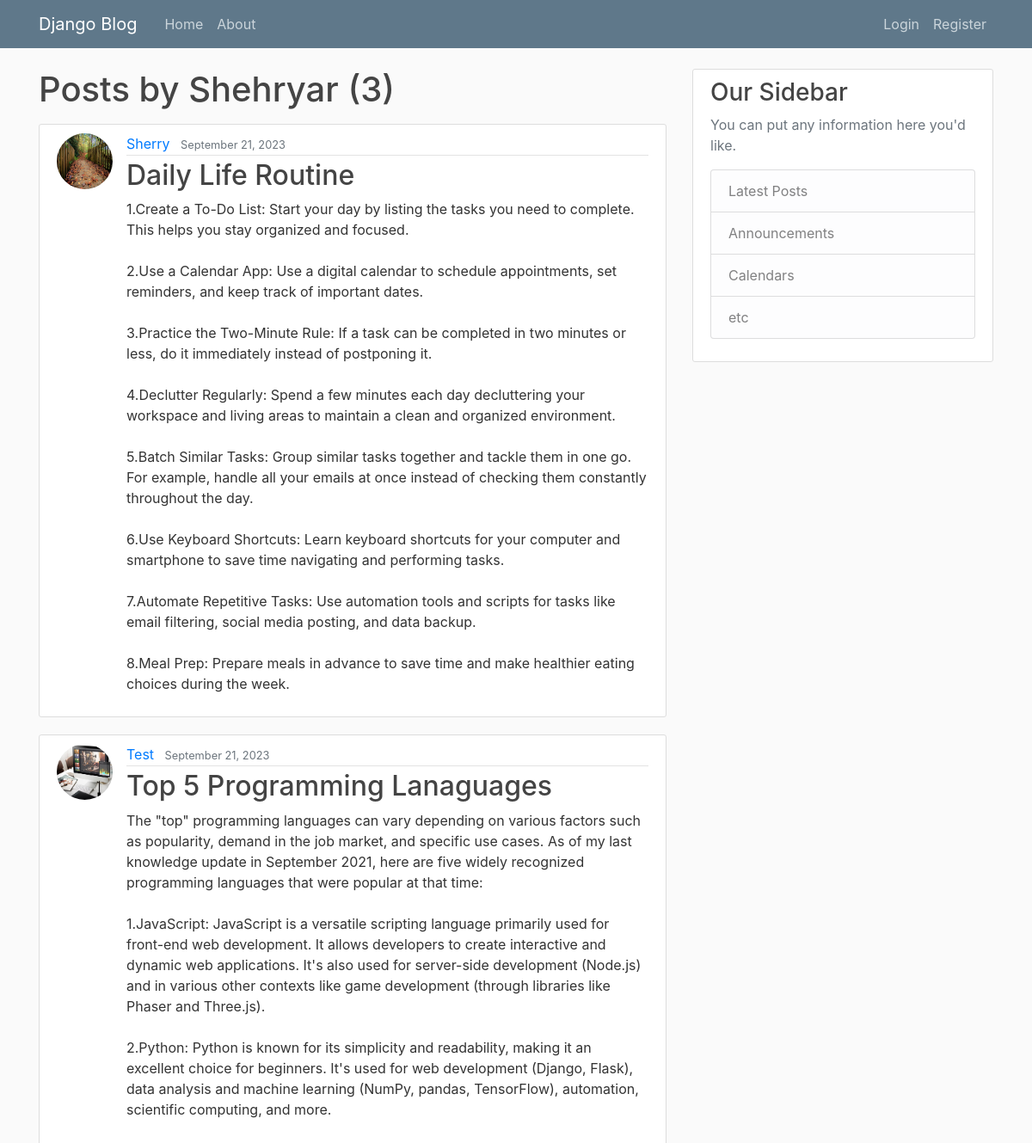
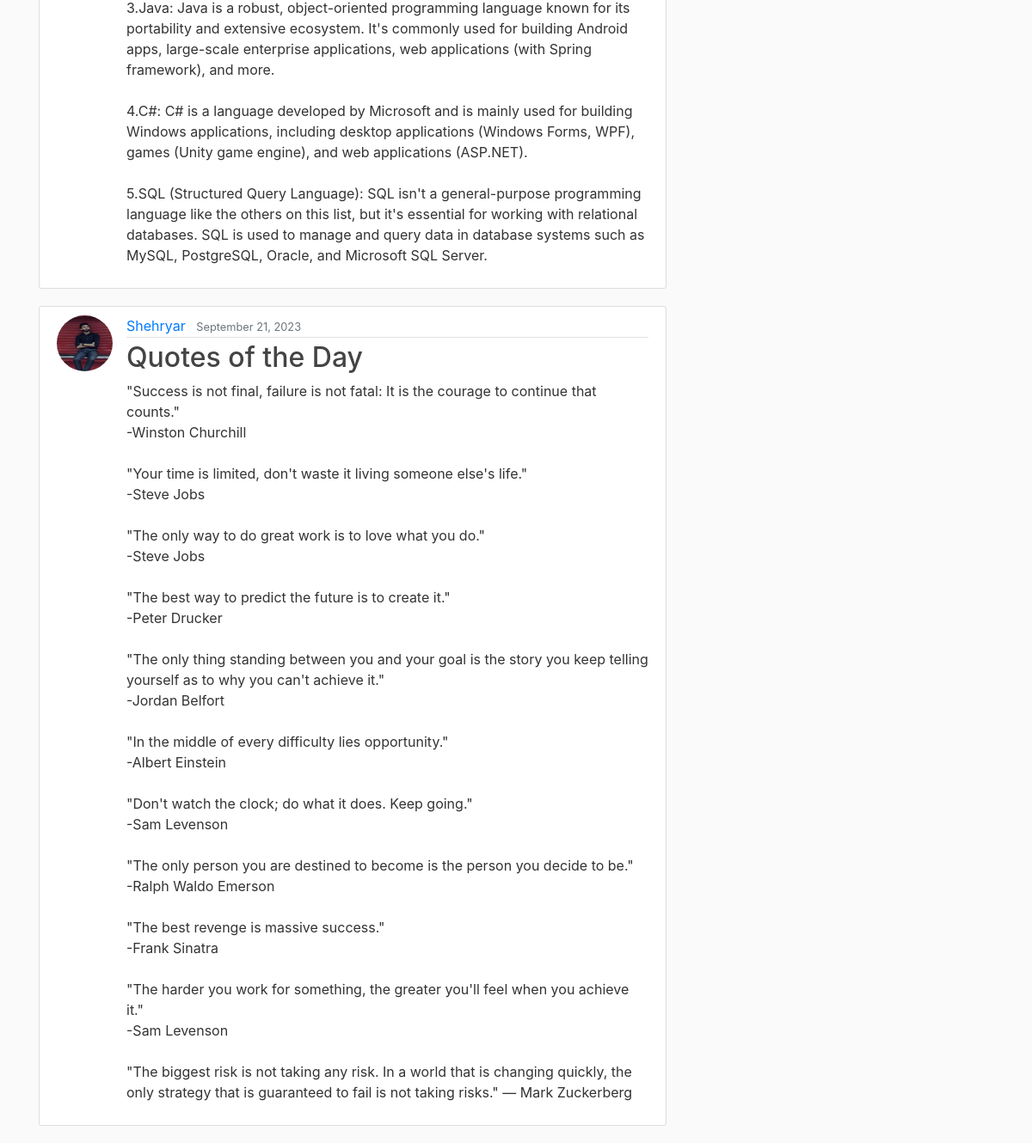
/user/Shehryar, run on the app's committed database (2 pictures, top to bottom).
### About/models.py (models this page shows, shortened)
class posts(models.Model):
    title= models.CharField(max_length=100)
    content= models.TextField()
    date_posted= models.DateTimeField(default=timezone.now)
    author= models.ForeignKey(User, on_delete=models.CASCADE)

### users/models.py (models this page shows, shortened)
class Profile(models.Model):
    user = models.OneToOneField(User , on_delete=models.CASCADE )
    image = models.ImageField(default='default.jpg', upload_to='profile_pics')

### About/views.py (the view)
# urls.py: path('user/<str:username>', UserPostListView.as_view(), name='users-posts'),
class UserPostListView(ListView):
    model = posts
    template_name = 'About/users_posts.html'
    context_object_name = 'posts'
    paginate_by = 5

### About/templates/About/users_posts.html (shortened to what this page needs)
{% extends "About/base.html" %}
   {% block content %}
       <h1 class="mb-3"> Posts by {{ view.kwargs.username }} ({{ page_obj.paginator.count }}) </h1>
   {% for post in posts %}
      <article class="media content-section">
      <img class="rounded-circle article-img" src="{{ post.author.profile.image.url }}">
      <div class="media-body">
      <div class="article-metadata">
      <a class="mr-2" href="{% url 'users-posts' post.author.username %}">{{ post.author }}</a>
      <small class="text-muted">{{ post.date_posted|date:"F d, Y" }}</small>
      </div>
      <h2><a class="article-title" href="{% url 'post-detail' post.id %} ">{{ post.title }}</a></h2>
      <p class="article-content">{{ post.content }}</p>
      </div>
      </article>
   {% endfor %}
   {% endblock content %}

### About/static/about/main.css (style rules this page uses)
body { background: #fafafa; color: #333333; margin-top: 5rem; }
h1, h2, h3, h4, h5, h6 { color: #444444; }
.content-section { background: #ffffff; padding: 10px 20px; border: 1px solid #dddddd; border-radius: 3px; margin-bottom: 20px; }
.article-title { color: #444444; }
.article-content { white-space: pre-line; }
.article-img { height: 65px; width: 65px; margin-right: 16px; }
.article-metadata { padding-bottom: 1px; margin-bottom: 4px; border-bottom: 1px solid #e3e3e3 }

### data on the page
posts: author.profile.image (picture), author "Sherry", date_posted "September 21, 2023", title "Daily Life Routine", content "1.Create a To-Do List: Start your day by listing the tasks you need to complete. This helps you stay organized and focused. 2.Use a Calendar App: Use a digital calendar to schedule appointments, set reminders, and keep track of important dates. 3.Practice the Two-Minute Rule: If a task can be completed in two minutes or less, do it immediately instead of postponing it. 4.Declutter Regularly: Spend a few minutes each day decluttering your workspace and living areas to maintain a clean and organized environment. 5.Batch Similar Tasks: Group similar tasks together and tackle them in one go. For example, handle all your emails at once instead of checking them constantly throughout the day.…"
posts: author.profile.image (picture), author "Test", date_posted "September 21, 2023", title "Top 5 Programming Lanaguages", content "The \"top\" programming languages can vary depending on various factors such as popularity, demand in the job market, and specific use cases. As of my last knowledge update in September 2021, here are five widely recognized programming languages that were popular at that time: 1.JavaScript: JavaScript is a versatile scripting language primarily used for front-end web development. It allows developers to create interactive and dynamic web applications. It's also used for server-side development (Node.js) and in various other contexts like game development (through libraries like Phaser and Three.js). 2.Python: Python is known for its simplicity and readability, making it an excellent choice…"
posts: author.profile.image (picture), author "Shehryar", date_posted "September 21, 2023", title "Quotes of the Day", content "\"Success is not final, failure is not fatal: It is the courage to continue that counts.\" -Winston Churchill \"Your time is limited, don't waste it living someone else's life.\" -Steve Jobs \"The only way to do great work is to love what you do.\" -Steve Jobs \"The best way to predict the future is to create it.\" -Peter Drucker \"The only thing standing between you and your goal is the story you keep telling yourself as to why you can't achieve it.\" -Jordan Belfort \"In the middle of every difficulty lies opportunity.\" -Albert Einstein \"Don't watch the clock; do what it does. Keep going.\" -Sam Levenson \"The only person you are destined to become is the person you decide to be.\" -Ralph Waldo Emerson…"

### other printed values
{{ view.kwargs.username }} "Shehryar"
{{ page_obj.paginator.count }} "3"
